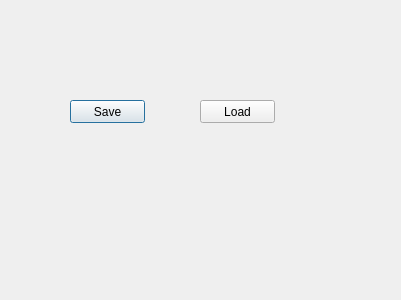
<?xml version="1.0" encoding="UTF-8"?>
<ui version="4.0">
 <class>Dialog</class>
 <widget class="QDialog" name="Dialog">
  <property name="geometry">
   <rect>
    <x>0</x>
    <y>0</y>
    <width>401</width>
    <height>300</height>
   </rect>
  </property>
  <property name="windowTitle">
   <string>Dialog</string>
  </property>
  <widget class="QPushButton" name="pushButton">
   <property name="geometry">
    <rect>
     <x>70</x>
     <y>100</y>
     <width>75</width>
     <height>23</height>
    </rect>
   </property>
   <property name="text">
    <string>Save</string>
   </property>
  </widget>
  <widget class="QPushButton" name="pushButton_2">
   <property name="geometry">
    <rect>
     <x>200</x>
     <y>100</y>
     <width>75</width>
     <height>23</height>
    </rect>
   </property>
   <property name="text">
    <string>Load</string>
   </property>
  </widget>
 </widget>
 <layoutdefault spacing="6" margin="11"/>
 <resources/>
 <connections/>
</ui>
